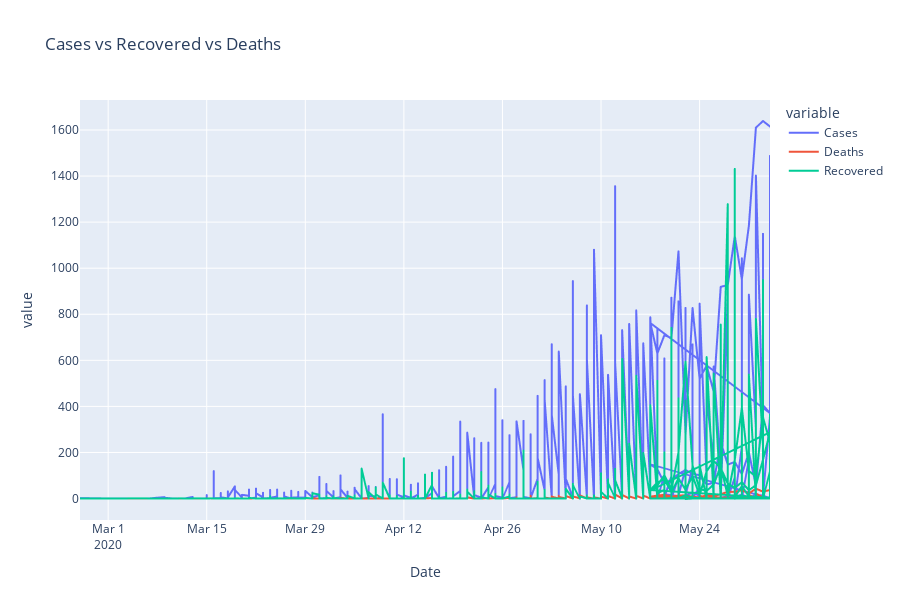

Notebook source saved alongside this figure:
### Code cell
# plt.figure(figsize=(16,6))
# trio=[data1['Cases'],data1['Deaths'],data1['Recovered'],data1['Active']]
# sns.lineplot(data=trio)
import chart_studio.plotly as py
import cufflinks as cf
import plotly.express as px

# Make Plotly work in your Jupyter Notebook
from plotly.offline import download_plotlyjs, init_notebook_mode, plot, iplot
init_notebook_mode(connected=True)
# Use Plotly locally
cf.go_offline()

px.line(data1, x='Date', y=['Cases','Deaths','Recovered'], labels={'Date':'Date'},
       title='Cases vs Recovered vs Deaths',width=900,height=600)

# this plot shows the frequency of cases , deaths and recovered

### Figure 1 — Plotly figure (JSON) as saved in the notebook; plotly's stock layout.template omitted (floating-point values rounded to 4 significant figures; data arrays with more than 128 entries replaced by an {"elided": "..."} marker saying what was removed)
{"data": [{"hovertemplate": "variable=Cases<br>Date=%{x}<br>value=%{y}<extra></extra>", "legendgroup": "Cases", "line": {"color": "#636efa", "dash": "solid"}, "mode": "lines", "name": "Cases", "showlegend": true, "type": "scattergl", "x": {"elided": "2798 str values"}, "xaxis": "x", "y": {"elided": "2798 int values"}, "yaxis": "y"}, {"hovertemplate": "variable=Deaths<br>Date=%{x}<br>value=%{y}<extra></extra>", "legendgroup": "Deaths", "line": {"color": "#EF553B", "dash": "solid"}, "mode": "lines", "name": "Deaths", "showlegend": true, "type": "scattergl", "x": {"elided": "2798 str values"}, "xaxis": "x", "y": {"elided": "2798 int values"}, "yaxis": "y"}, {"hovertemplate": "variable=Recovered<br>Date=%{x}<br>value=%{y}<extra></extra>", "legendgroup": "Recovered", "line": {"color": "#00cc96", "dash": "solid"}, "mode": "lines", "name": "Recovered", "showlegend": true, "type": "scattergl", "x": {"elided": "2798 str values"}, "xaxis": "x", "y": {"elided": "2798 int values"}, "yaxis": "y"}], "layout": {"height": 600, "legend": {"title": {"text": "variable"}, "tracegroupgap": 0}, "title": {"text": "Cases vs Recovered vs Deaths"}, "width": 900, "xaxis": {"anchor": "y", "domain": [0, 1], "title": {"text": "Date"}}, "yaxis": {"anchor": "x", "domain": [0, 1], "title": {"text": "value"}}}}
